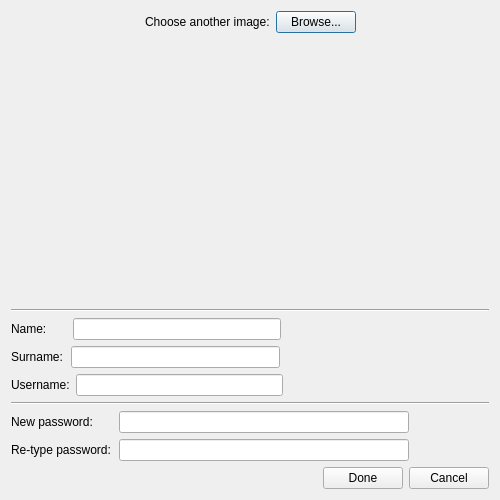
<?xml version="1.0" encoding="UTF-8"?>
<ui version="4.0">
 <class>UserEditWidget</class>
 <widget class="QDialog" name="UserEditWidget">
  <property name="geometry">
   <rect>
    <x>0</x>
    <y>0</y>
    <width>500</width>
    <height>500</height>
   </rect>
  </property>
  <property name="sizePolicy">
   <sizepolicy hsizetype="Fixed" vsizetype="Fixed">
    <horstretch>0</horstretch>
    <verstretch>0</verstretch>
   </sizepolicy>
  </property>
  <property name="minimumSize">
   <size>
    <width>500</width>
    <height>500</height>
   </size>
  </property>
  <property name="maximumSize">
   <size>
    <width>500</width>
    <height>500</height>
   </size>
  </property>
  <property name="windowTitle">
   <string>Dialog</string>
  </property>
  <layout class="QVBoxLayout" name="verticalLayout_2">
   <item>
    <layout class="QVBoxLayout" name="verticalLayout">
     <item>
      <layout class="QHBoxLayout" name="horizontalLayout">
       <item>
        <spacer name="horizontalSpacer_2">
         <property name="orientation">
          <enum>Qt::Horizontal</enum>
         </property>
         <property name="sizeHint" stdset="0">
          <size>
           <width>40</width>
           <height>20</height>
          </size>
         </property>
        </spacer>
       </item>
       <item>
        <widget class="QLabel" name="labelEdit_profilepic">
         <property name="text">
          <string>Choose another image:</string>
         </property>
        </widget>
       </item>
       <item>
        <widget class="QPushButton" name="buttonChangePP">
         <property name="enabled">
          <bool>true</bool>
         </property>
         <property name="sizePolicy">
          <sizepolicy hsizetype="Maximum" vsizetype="Maximum">
           <horstretch>0</horstretch>
           <verstretch>0</verstretch>
          </sizepolicy>
         </property>
         <property name="minimumSize">
          <size>
           <width>0</width>
           <height>0</height>
          </size>
         </property>
         <property name="text">
          <string>Browse...</string>
         </property>
        </widget>
       </item>
       <item>
        <spacer name="horizontalSpacer">
         <property name="orientation">
          <enum>Qt::Horizontal</enum>
         </property>
         <property name="sizeHint" stdset="0">
          <size>
           <width>40</width>
           <height>20</height>
          </size>
         </property>
        </spacer>
       </item>
      </layout>
     </item>
    </layout>
   </item>
   <item>
    <layout class="QVBoxLayout" name="verticalLayout_6">
     <item>
      <layout class="QHBoxLayout" name="horizontalLayout_5">
       <item>
        <spacer name="horizontalSpacer_7">
         <property name="orientation">
          <enum>Qt::Horizontal</enum>
         </property>
         <property name="sizeHint" stdset="0">
          <size>
           <width>40</width>
           <height>20</height>
          </size>
         </property>
        </spacer>
       </item>
       <item>
        <widget class="QLabel" name="LnewPP">
         <property name="text">
          <string/>
         </property>
        </widget>
       </item>
       <item>
        <spacer name="horizontalSpacer_8">
         <property name="orientation">
          <enum>Qt::Horizontal</enum>
         </property>
         <property name="sizeHint" stdset="0">
          <size>
           <width>40</width>
           <height>20</height>
          </size>
         </property>
        </spacer>
       </item>
      </layout>
     </item>
    </layout>
   </item>
   <item>
    <widget class="Line" name="line">
     <property name="orientation">
      <enum>Qt::Horizontal</enum>
     </property>
    </widget>
   </item>
   <item>
    <layout class="QVBoxLayout" name="verticalLayout_3">
     <item>
      <layout class="QHBoxLayout" name="horizontalLayout_2">
       <item>
        <widget class="QLabel" name="NameLabel">
         <property name="text">
          <string>Name:</string>
         </property>
        </widget>
       </item>
       <item>
        <spacer name="horizontalSpacer_9">
         <property name="orientation">
          <enum>Qt::Horizontal</enum>
         </property>
         <property name="sizeType">
          <enum>QSizePolicy::Fixed</enum>
         </property>
         <property name="sizeHint" stdset="0">
          <size>
           <width>20</width>
           <height>20</height>
          </size>
         </property>
        </spacer>
       </item>
       <item>
        <widget class="QLineEdit" name="lineEditName"/>
       </item>
       <item>
        <spacer name="horizontalSpacer_3">
         <property name="orientation">
          <enum>Qt::Horizontal</enum>
         </property>
         <property name="sizeHint" stdset="0">
          <size>
           <width>40</width>
           <height>20</height>
          </size>
         </property>
        </spacer>
       </item>
      </layout>
     </item>
    </layout>
   </item>
   <item>
    <layout class="QVBoxLayout" name="verticalLayout_7">
     <item>
      <layout class="QHBoxLayout" name="horizontalLayout_6">
       <item>
        <widget class="QLabel" name="SurnameLabel">
         <property name="text">
          <string>Surname:</string>
         </property>
        </widget>
       </item>
       <item>
        <spacer name="horizontalSpacer_10">
         <property name="orientation">
          <enum>Qt::Horizontal</enum>
         </property>
         <property name="sizeType">
          <enum>QSizePolicy::Fixed</enum>
         </property>
         <property name="sizeHint" stdset="0">
          <size>
           <width>2</width>
           <height>20</height>
          </size>
         </property>
        </spacer>
       </item>
       <item>
        <widget class="QLineEdit" name="lineEditSurname"/>
       </item>
       <item>
        <spacer name="horizontalSpacer_4">
         <property name="orientation">
          <enum>Qt::Horizontal</enum>
         </property>
         <property name="sizeHint" stdset="0">
          <size>
           <width>40</width>
           <height>20</height>
          </size>
         </property>
        </spacer>
       </item>
      </layout>
     </item>
    </layout>
   </item>
   <item>
    <layout class="QVBoxLayout" name="verticalLayout_4">
     <item>
      <layout class="QHBoxLayout" name="horizontalLayout_3">
       <item>
        <widget class="QLabel" name="labelEditEmail">
         <property name="text">
          <string>Username:</string>
         </property>
        </widget>
       </item>
       <item>
        <widget class="QLineEdit" name="lineEditEmail"/>
       </item>
       <item>
        <spacer name="horizontalSpacer_6">
         <property name="orientation">
          <enum>Qt::Horizontal</enum>
         </property>
         <property name="sizeHint" stdset="0">
          <size>
           <width>40</width>
           <height>20</height>
          </size>
         </property>
        </spacer>
       </item>
      </layout>
     </item>
    </layout>
   </item>
   <item>
    <widget class="Line" name="line_2">
     <property name="orientation">
      <enum>Qt::Horizontal</enum>
     </property>
    </widget>
   </item>
   <item>
    <layout class="QVBoxLayout" name="verticalLayout_8">
     <item>
      <layout class="QHBoxLayout" name="horizontalLayout_7">
       <item>
        <widget class="QLabel" name="LnewPass">
         <property name="text">
          <string>New password:</string>
         </property>
        </widget>
       </item>
       <item>
        <spacer name="horizontalSpacer_13">
         <property name="orientation">
          <enum>Qt::Horizontal</enum>
         </property>
         <property name="sizeType">
          <enum>QSizePolicy::Fixed</enum>
         </property>
         <property name="sizeHint" stdset="0">
          <size>
           <width>20</width>
           <height>20</height>
          </size>
         </property>
        </spacer>
       </item>
       <item>
        <widget class="QLineEdit" name="lineEditPass">
         <property name="echoMode">
          <enum>QLineEdit::PasswordEchoOnEdit</enum>
         </property>
        </widget>
       </item>
       <item>
        <spacer name="horizontalSpacer_11">
         <property name="orientation">
          <enum>Qt::Horizontal</enum>
         </property>
         <property name="sizeType">
          <enum>QSizePolicy::Fixed</enum>
         </property>
         <property name="sizeHint" stdset="0">
          <size>
           <width>80</width>
           <height>20</height>
          </size>
         </property>
        </spacer>
       </item>
      </layout>
     </item>
    </layout>
   </item>
   <item>
    <layout class="QVBoxLayout" name="verticalLayout_9">
     <item>
      <layout class="QHBoxLayout" name="horizontalLayout_8">
       <item>
        <widget class="QLabel" name="LrePass">
         <property name="text">
          <string>Re-type password:</string>
         </property>
        </widget>
       </item>
       <item>
        <spacer name="horizontalSpacer_14">
         <property name="orientation">
          <enum>Qt::Horizontal</enum>
         </property>
         <property name="sizeType">
          <enum>QSizePolicy::Fixed</enum>
         </property>
         <property name="sizeHint" stdset="0">
          <size>
           <width>2</width>
           <height>20</height>
          </size>
         </property>
        </spacer>
       </item>
       <item>
        <widget class="QLineEdit" name="lineEditRePass">
         <property name="echoMode">
          <enum>QLineEdit::PasswordEchoOnEdit</enum>
         </property>
        </widget>
       </item>
       <item>
        <spacer name="horizontalSpacer_12">
         <property name="orientation">
          <enum>Qt::Horizontal</enum>
         </property>
         <property name="sizeType">
          <enum>QSizePolicy::Fixed</enum>
         </property>
         <property name="sizeHint" stdset="0">
          <size>
           <width>80</width>
           <height>20</height>
          </size>
         </property>
        </spacer>
       </item>
      </layout>
     </item>
    </layout>
   </item>
   <item>
    <layout class="QVBoxLayout" name="verticalLayout_5">
     <item>
      <layout class="QHBoxLayout" name="horizontalLayout_4">
       <item>
        <spacer name="horizontalSpacer_5">
         <property name="orientation">
          <enum>Qt::Horizontal</enum>
         </property>
         <property name="sizeHint" stdset="0">
          <size>
           <width>40</width>
           <height>20</height>
          </size>
         </property>
        </spacer>
       </item>
       <item>
        <widget class="QPushButton" name="pushButton_Done">
         <property name="text">
          <string>Done</string>
         </property>
        </widget>
       </item>
       <item>
        <widget class="QPushButton" name="pushButton_Cancel">
         <property name="text">
          <string>Cancel</string>
         </property>
        </widget>
       </item>
      </layout>
     </item>
    </layout>
   </item>
  </layout>
 </widget>
 <resources/>
 <connections/>
</ui>
